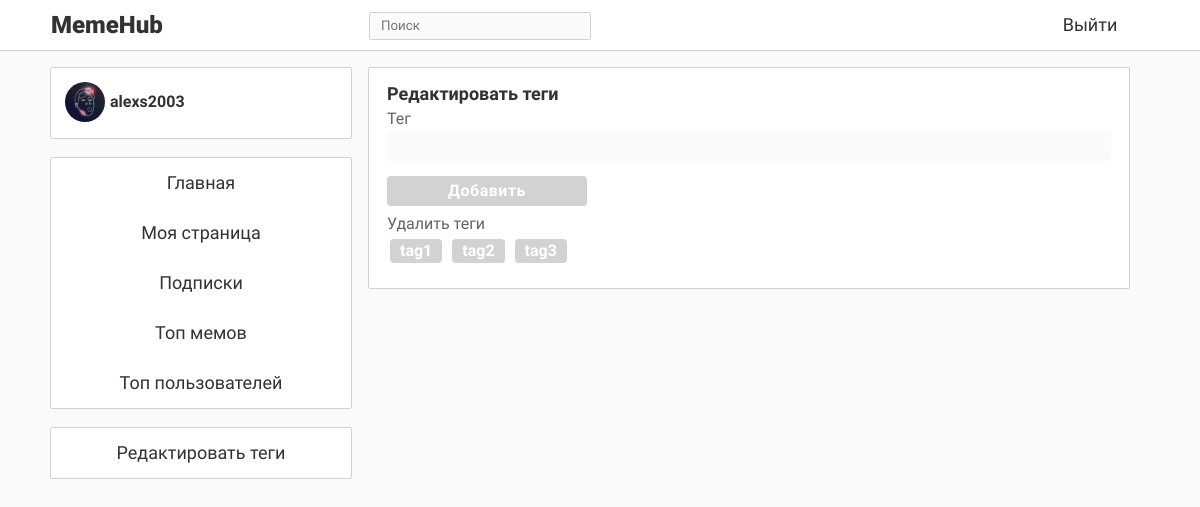
Page /addtag (signed in) on the committed database.
### data/users.py (models this page shows, shortened)
class User(SqlAlchemyBase, UserMixin, SerializerMixin):
    __tablename__ = 'users'
    id = sqlalchemy.Column(sqlalchemy.Integer,
                           primary_key=True, autoincrement=True)
    email = sqlalchemy.Column(sqlalchemy.String, unique=True, index=True, nullable=False)
    role = sqlalchemy.Column(sqlalchemy.Integer, default=0)
    hashed_password = sqlalchemy.Column(sqlalchemy.String, nullable=False)
    alias = sqlalchemy.Column(sqlalchemy.String, nullable=False)  # То, как пользователь подписан у других
    about = sqlalchemy.Column(sqlalchemy.String, nullable=True)
    bdate = sqlalchemy.Column(sqlalchemy.DateTime, nullable=True)
    memes = orm.relation("Meme", back_populates='author_')
    avatar = sqlalchemy.Column(sqlalchemy.String, default='default.png')
    liked = orm.relation("Meme", secondary='likes', backref='user', lazy='dynamic')
    repostes = orm.relation("Repost", back_populates='user_')
    subscribed = orm.relationship("User", secondary='subscribes',
                                  primaryjoin=(followers.c.subscriber == id),
                                  secondaryjoin=(followers.c.author == id),
                                  backref='subscriber', lazy='dynamic')
    subscribers = orm.relation("User", secondary='subscribes',
                               primaryjoin=(followers.c.author == id),
                               secondaryjoin=(followers.c.subscriber == id),
                               backref='author', lazy='dynamic')
    rating = sqlalchemy.Column(sqlalchemy.Integer, default=0)
    is_blocked = sqlalchemy.Column(sqlalchemy.Boolean, default=False)

### data/tags.py (models this page shows, shortened)
class Tag(SqlAlchemyBase, SerializerMixin):
    __tablename__ = 'tags'
    id = sqlalchemy.Column(sqlalchemy.Integer,
                           primary_key=True, autoincrement=True)
    title = sqlalchemy.Column(sqlalchemy.String, nullable=False)
    memes = orm.relation("Meme", secondary='tags_to_memes', backref='tag', lazy='dynamic')

### main.py (the view)
@app.route('/addtag', methods=['GET', 'POST'])
def addtag():
    form = TagAddingForm()
    sess = db_session.create_session()
    data = gen_data()
    data['tags'] = [i.title for i in sess.query(Tag).all()]
    if not current_user.is_authenticated:
        abort(401, message="Пожалуйста, авторизуйтесь!")
    elif ROLES[sess.query(User).get(current_user.get_id()).role] != 'admin':
        abort(423, message="Только администратор может добавлять теги!")
    elif form.validate_on_submit():
        sess.add(Tag(title=form.title.data))
        sess.commit()
        flash("Тег успешно добавлен")
        return redirect('/addtag')
    else:
        return render_template('tag_adding.html', title='Добавить тег', form=form, current_user=current_user, data=data)

### data/__all_models.py
class TagAddingForm(FlaskForm):
    title = StringField('Тег (без "#")', validators=(DataRequired(),))
    submit = SubmitField("Добавить")

### auxiliary/meme_selector.py (called while the page is built)
def get_from_memes(lst, bs=(0, 0)):  # bs - barriers
    sted = sorted(lst, key=SORT_KEY)
    return sted[-bs[0]:-bs[1]] if bs[1] else sted[-bs[0]:]

def get_pubs(*us, bs=(0, 0)) -> list:  # bs - barriers
    res = []
    for u in us:
        res += sorted(list(u.repostes) + list(u.memes), key=SORT_KEY, reverse=True)
    if bs:
        res = res[-bs[0]:-bs[1]] if bs[1] else res[-bs[0]:]
    return res

def get_basis(uid):
    ses = create_session()
    user = ses.query(User).get(uid)  # Получаем пользователя
    liked = get_from_memes(user.liked, (LIKED_MEMES_BASIS, 0))
    return liked

def get_tags(*memes_list):
    tags = {}
    for meme in memes_list:
        for tag in meme.tags:
            tags[tag.id] = tags.get(tag.id, 0) + 1
    return tags

def get_related(tags, k):  # k - номер пробега
    ses = create_session()
    memes = get_from_memes(ses.query(Meme), (LAST_MEMES_COUNT * k, LAST_MEMES_COUNT * (k - 1)))
    memes_ = {m.id: 0 for m in memes}
    for meme in memes:
        for tag in tags:
            if tag in map(lambda x: x.id, meme.tags):
                memes_[meme.id] += 1
    return [ses.query(Meme).get(id_) for id_ in sorted(memes_.keys(), key=lambda x: memes_[x], reverse=True)]

def get_tape(uid, k=0):  # k - возвращённое ранее значение
    tape = set()
    ses = create_session()
    subs = ses.query(User).get(uid).subscribed
    while len(tape) < TAPE_SIZE:
        res = set(get_related(get_tags(*get_basis(uid)), k + 1) +
                  get_pubs(*subs, bs=(LAST_FROM_SUB_COUNT * k, LAST_FROM_SUB_COUNT * (k - 1))))
        if not res:
            break
        else:
            tape |= res
            k += 1
    return list(tape), k

def get_most_popular():
    ses = create_session()
    return sorted(ses.query(Meme), key=lambda x: len(list(x.likes)), reverse=True)[:TOP_LEN]

### data/db_session.py (called while the page is built)
def create_session() -> Session:
    global __factory
    return __factory()

### data/memes.py (called while the page is built)
    def __eq__(self, other):
        return self.id == other.id

    def __hash__(self):
        return hash(str(self.id) + 'm')

### main.py (called while the page is built)
@login_manager.user_loader
def load_user(user_id):
    session = db_session.create_session()
    return session.query(User).get(user_id)

### templates/tag_adding.html (shortened to what this page needs)
{% extends "base.html" %}
{% block content %}
    <div class="meme_block fixed_block">
        <div class="publish_block">
            <form method="post" novalidate>
                <div class="pub_head">Редактировать теги</div>
                <div class="pub_notes">Тег</div>
                <div class="pub_input_div">
                    {{ form.title(autocomplete="off", maxlength=20, class="pub_input") }}
                </div>
                <div class="pub_btn_grp">
                    <div class="pub_choose_btn" onclick="document.getElementById('publish-submit').click();">Добавить</div>
                </div>
                <div class="pub_notes">Удалить теги</div>
                <div class="pub_tags">
                    {% for tag in data['tags'] %}
                        <div class="pub_tag" id="tag_{{ tag }}" onclick="delete_tag('tag_{{ tag }}');">{{ tag }}</div>
                    {% endfor %}
                </div>
            </form>
        </div>
    </div>
{% endblock %}

### templates/base.html (shortened to what this page needs)
<!doctype html>
<html lang="ru">
    <head>
        <link rel="stylesheet" type="text/css" href="../../static/css/main_css.css">
        <link rel="stylesheet" type="text/css" href="../../static/css/base_css.css">
        <link rel="stylesheet" type="text/css" href="../../static/css/reg_log_css.css">
        <link rel="stylesheet" type="text/css" href="../../static/css/user_page_css.css">
        <link rel="stylesheet" type="text/css" href="../../static/css/publish_css.css">
        <link rel="stylesheet" type="text/css" href="../../static/css/subscribes_css.css">
    </head>
    <body class="bg_style"
    >
        <div class="navigation">
            <div class="nav_block">
                <div class="logo">MemeHub</div>
                <div class="search_block">
                    <div class="search_div">
                        <input class="search" placeholder="Поиск" onkeypress="return SearchEnter(event)" id="search">
                    </div>
                </div>
                {% if data['info']['is_auth'] %}
                    <a class="nav_buttons nav_button1" href="/logout">Выйти</a>
                {% else %}
                    <a class="nav_buttons nav_button1" href="/login">Войти</a>
                    <a class="nav_buttons nav_button2" href="/register">Регистрация</a>
                {% endif %}
            </div>
        </div>
        <div class="content_block">
            <div class="left_block">
                {% if data['info']['is_auth'] %}
                    <div class="menu_block menu_block2">
                        <div class="my_page" onClick="window.location='/me'">
                            <div class="test">
                                <a><img src="{{ data['info']['user_img'] }}" class="author_img"></a>
                                <div class="author_name"><a>{{ data['info']['alias'] }}</a></div>
                            </div>
                        </div>
                    </div>
                {% endif %}
                <div class="menu_block menu_block1">
                    <div class="menu_section" onClick="window.location='/'">Главная</div>
                    {% if data['info']['is_auth'] %}
                        <div class="menu_section" onClick="window.location='/me'">Моя страница</div>
                        <div class="menu_section" onClick="window.location='/subscribed'">Подписки</div>
                    {% endif %}
                    <div class="menu_section" onClick="window.location='/top_memes'">Топ мемов</div>
                    <div class="menu_section" onClick="window.location='/top_users'">Топ пользователей</div>
                </div>
                {% if data['info']['role'] == 'admin' %}
                    <div class="menu_block menu_block1">
                        <div class="menu_section" onClick="window.location='/addtag'">Редактировать теги</div>
                    </div>
                {% endif %}
            </div>
            <div class="center_block">
                {% block content %}{% endblock %}
            </div>
        </div>
    </body>
</html>

### static/css/main_css.css (style rules this page uses)
.meme_block { background-color: rgb(255,255,255); border: 0px solid #646464; border-radius: 2px; padding: 0px; width: 95%; margin: 0 auto; border: 1px solid rgb(210,210,210); padding-bottom: 0px; margin-bottom: 17px; min-width: 400px; max-width: 800px; }
.author_img { width: 40px; height: 40px; object-fit: cover; float:left; display: inline-block; border-radius: 40px; }
.author_name { float: center; text-align: left; display: inline-block; line-height: 40px; width: 50%; text-indent: 5px; font-weight: bold; color: rgb(50,50,50); padding: 0px; font-size: medium; font-family: BoldFont; }
.bg_style { background-color: rgb(250,250,250); }
a { text-decoration: none; color: rgb(50,50,50); }

### static/css/base_css.css (style rules this page uses)
.navigation { list-style-type: none; margin-top: 0; padding: 0; overflow: hidden; background-color: rgb(255,255,255); border-bottom: 1px solid rgb(210,210,210); width: 100%; position: fixed; top: 0; left: 0; max-height: 50px; height: 50px; z-index: 999999; }
.search { outline: none; border: none; color: rgb(50,50,50); width: 90%; height: 80%; display: block; margin-left: auto; margin-right: auto; margin-top: 1px; font-family: RegularFont; background-color: rgb(250,250,250); }
.search_div { border: 1px solid rgb(210,210,210); width: 100%; height: 26px; margin-top: 12px; margin-bottom: 12px; margin-left: auto; margin-right: auto; float: center; border-radius: 2px; background-color: rgb(250,250,250); }
.left_block { width: 300px; height: 400px; position: fixed; float: left; z-index: 9999; }
.menu_block { width: 300px; border-radius: 2px; border: 1px solid rgb(210,210,210); background-color: rgb(255,255,255); }
.menu_block1 { margin-bottom: 18px; }
.menu_block2 { height: 70px; margin-bottom: 18px; }
.menu_section { width: 100%; height: 50px; font-family: RegularFont; line-height: 50px; text-align: center; color: rgb(50,50,50); font-size: large; -moz-user-select: none; -khtml-user-select: none; -webkit-user-select: none; user-select: none; }
.center_block { margin-left: 300px; width: 800px; min-width: 400px; max-width: 800px; }
.content_block { width: 1100px; height: 1000px; margin-top: 67px; margin-left: auto; margin-right: auto; max-width: 99%; }
.logo { float: left; font-family: BlackFont; text-align: left; color: rgb(50,50,50); font-size: x-large; height: 50px; line-height: 50px; display: block; width: 15%; padding-left: 1px; background-color: rgb(0,0,255) display: inline-block; -moz-user-select: none; -khtml-user-select: none; -webkit-user-select: none; user-select: none; }
.nav_block { width: 1100px; margin-left: auto; margin-right: auto; height: 100%; background-color: rgb(0,255,0) white-space: nowrap; }
.search_block { float: left; height: 100%; width: 20%; display: inline-block; margin-left: 153px; }
.nav_buttons { float: right; font-family: RegularFont; text-align: center; color: rgb(50,50,50); font-size: large; height: 50px; line-height: 50px; display: block; padding-left: 1px; display: inline-block; -moz-user-select: none; -khtml-user-select: none; -webkit-user-select: none; user-select: none; }
.nav_button1 { width: 80px; margin-right: 20px; }
.my_page { width: 100%; height: 100%; padding-top: 14px; padding-left: 14px; }

### static/css/reg_log_css.css (style rules this page uses)
.fixed_block { position: fixed; margin-left: 18px; width: 760px; }

### rows in the picture
User: info.alias "alexs2003"
Tag: title "tag1"
Tag: title "tag2"
Tag: title "tag3"
